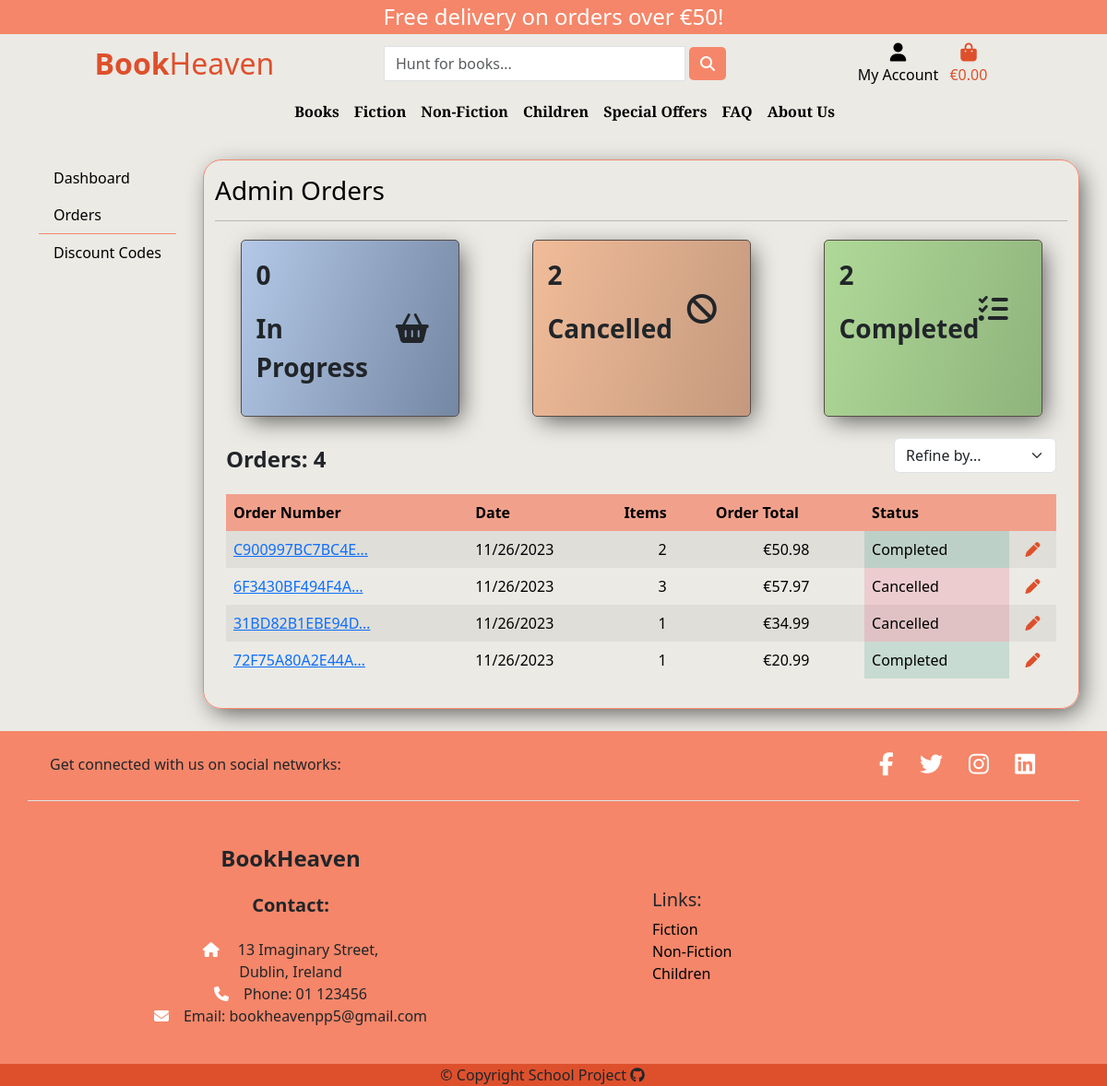
/admin_panel/orders/ (signed in), run on an earlier commit of the app's database.
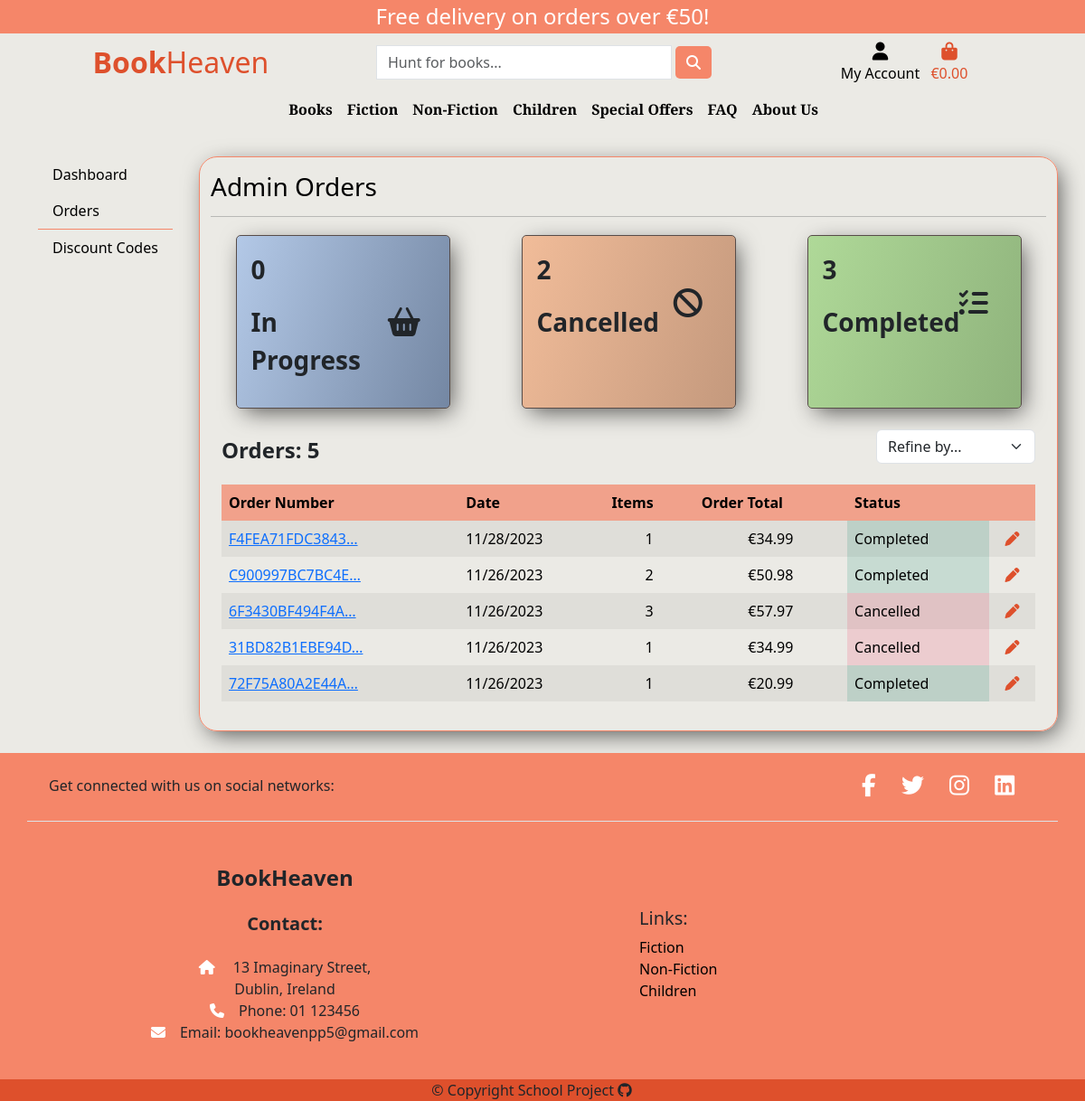
And on a later commit of the database.
### checkout/models.py (models this page shows, shortened)
class Order(models.Model):
    order_number = models.CharField(max_length=32, null=False, editable=False)
    user_profile = models.ForeignKey(
        UserProfile, on_delete=models.SET_NULL, null=True, blank=True, related_name='orders')
    full_name = models.CharField(max_length=50, null=False, blank=False)
    email = models.EmailField(max_length=254, null=False, blank=False)
    phone_number = models.CharField(max_length=20, null=False, blank=False)
    country = CountryField(max_length=40, null=False, blank=False)
    postcode = models.CharField(max_length=20, null=True, blank=True)
    town_or_city = models.CharField(max_length=40, null=False, blank=False)
    street_address1 = models.CharField(max_length=80, null=False, blank=False)
    street_address2 = models.CharField(max_length=80, null=True, blank=True)
    county = models.CharField(max_length=80, null=True, blank=True)
    date = models.DateTimeField(auto_now_add=True)
    delivery_cost = models.DecimalField(
        max_digits=6, decimal_places=2, null=False, default=0)
    discount = models.DecimalField(
        blank=True, null=True, max_digits=6, decimal_places=2)
    order_total = models.DecimalField(
        max_digits=10, decimal_places=2, null=False, default=0)
    grand_total = models.DecimalField(
        max_digits=10, decimal_places=2, null=False, default=0)
    original_cart = models.TextField(null=False, blank=False, default='')
    stripe_pid = models.CharField(
        max_length=254, null=False, blank=False, default='')

class OrderStatus(models.Model):
    order = models.OneToOneField(Order, on_delete=models.CASCADE)
    status = models.CharField(
        max_length=200, null=True, blank=True, choices=STATUS, default=STATUS[0][0])

### admin_panel/views.py (the view)
# urls.py: path('orders/', views.admin_orders, name='admin-orders'),
@login_required
def admin_orders(request):
    if not request.user.is_superuser:
        messages.error(request, 'You need admin rights to access this page.')
        return redirect('home')
    refine_value = None
    orders = Order.objects.all().order_by('-date')
    if request.GET:
        if 'refine' in request.GET:
            refine_value = request.GET['refine']
            orders = Order.objects.filter(orderstatus__status=refine_value)
            if refine_value == 'recent':
                orders = Order.objects.all().order_by('-date')
    orders_in_progress = Order.objects.filter(
        orderstatus__status='in_progress')
    orders_completed = Order.objects.filter(orderstatus__status='completed')
    orders_cancelled = Order.objects.filter(orderstatus__status='cancelled')
    context = {
        'orders': orders,
        'orders_in_progress': orders_in_progress,
        'orders_completed': orders_completed,
        'orders_cancelled': orders_cancelled,
        'current_sorting': refine_value,
    }
    return render(request, 'admin_panel/admin_orders.html', context)

### admin_panel/templates/admin_panel/admin_orders.html (shortened to what the changed rows need)
{% extends 'admin_panel/admin_base.html' %}
{% load static %}
{% block admin_content %}
<div class="row d-flex justify-content-around">
    <div class="col-10 col-md-3 stats-container users p-3 my-1">
        <div class="row">
            <div class="col-8">
                <p class="fw-bold fs-3">{{ orders_completed.count }}</p>
                <p class="fw-bold fs-3">Completed</p>
            </div>
        </div>
    </div>
    <div class="row">
        <div class="col-12">
            <div class="row">
                <div class="col-12 col-md-6">
                    <p class="fw-bold fs-4 mt-4">Orders: {{ orders.count }}</p>
                </div>
            </div>
            {% if orders %}
            <div class="order-history table-responsive mt-1">
                <table class="table table-borderless table-striped table-hover">
                    <thead>
                        <tr class="order-table-row">
                            <th>Order Number</th>
                            <th>Date</th>
                            <th>Items</th>
                            <th>Order Total</th>
                            <th>Status</th>
                            <th></th>
                        </tr>
                    </thead>
                    <tbody>
                        {% for order in orders %}
                        <tr>
                            <td>
                                <a href="{% url 'order-history' order.id %}" title="{{ order.order_number }}">
                                    {{ order.order_number|truncatechars:15 }}
                                </a>
                            </td>
                            <td>{{ order.date|date:"SHORT_DATE_FORMAT" }}</td>
                            <td class="text-center">
                                {{ order.lineitems.count }}
                            </td>
                            <td class="text-center">€{{ order.grand_total }}</td>
                            {% if order.orderstatus.status == 'in_progress' %}
                            <td id="status-cell-progress">
                                {{ order.orderstatus.get_status_display }}
                            </td>
                            {% elif order.orderstatus.status == 'completed' %}
                            <td id="status-cell-completed">
                                {{ order.orderstatus.get_status_display }}
                            </td>
                            {% else %}
                            <td id="status-cell-cancelled">
                                {{ order.orderstatus.get_status_display }}
                            </td>
                            {% endif %}
                            <td class="text-center">
                                <a href="{% url 'admin-orders-edit' order.id %}" class="text-orange" title="Edit"><i
                                        class="fa-solid fa-pen"></i></a>
                            </td>
                        </tr>
                        {% endfor %}
                    </tbody>
                </table>
            </div>
            {% else %}
            <div class="d-grid gap-2">
                <p class="text-center">No orders to display</p>
            </div>
            {% endif %}
        </div>
    </div>
</div>
{% endblock admin_content %}

What changed in the data, as far as the page shows it:
added Order: order_number "F4FEA71FDC3843…", date "11/28/2023", lineitems.count "1", grand_total "34.99", orderstatus.status "Completed"
Also different on the page:
{{ orders_completed.count }}: "2" → "3"
{{ orders.count }}: "4" → "5"
